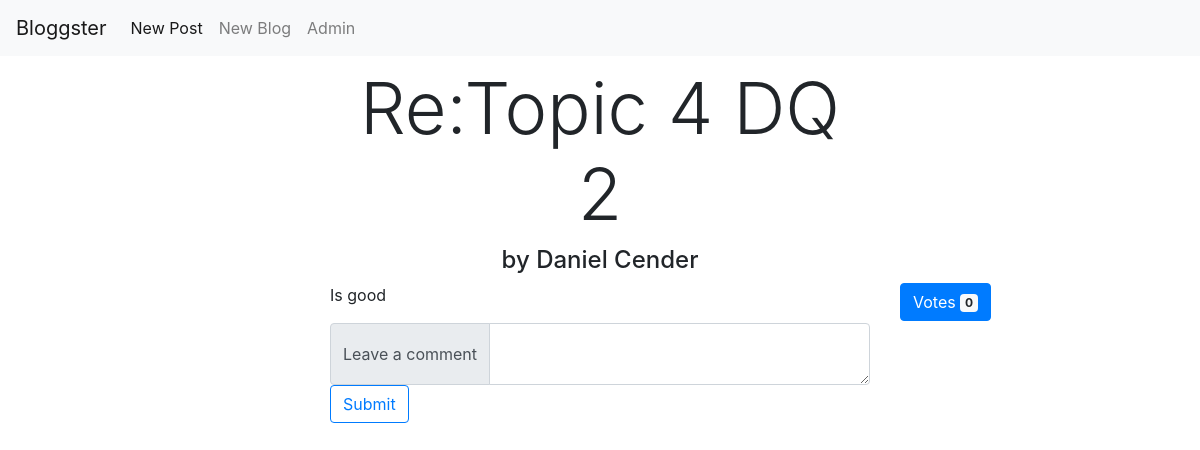
Screenshot of /BloggingPlatform/modules/post/viewPost.php?id=7 with the database file from the repository.
### tables this page shows
CREATE TABLE `post` (
  `ID` int(11) NOT NULL,
  `Title` varchar(200) NOT NULL,
  `Content` text NOT NULL,
  `Author` int(11) NOT NULL,
  `Votes` int(11) DEFAULT '0',
  `BlogID` int(11) DEFAULT NULL
);

### BloggingPlatform/modules/post/viewPost.php (the view, shortened to what this page needs)
<?php
$postId = $_GET["id"];
$conn = dbConnect();
$post = $conn->query("SELECT post.ID,post.Title,post.Content,post.Votes,CONCAT(user.FirstName, ' ',user.LastName) AS Author FROM post INNER JOIN user WHERE post.Author = user.ID AND post.ID = $postId");
$row = $post->fetch_assoc();
$title = $row["Title"];
$content = $row["Content"];
$author = $row["Author"];
$votes = $row["Votes"];
?>
<!DOCTYPE html>
<html lang="en">
<head>
<link rel="stylesheet" type="text/css" href="style.css">
<link rel="stylesheet" href="https://maxcdn.bootstrapcdn.com/bootstrap/4.0.0/css/bootstrap.min.css">
</head>
<body>
<div class="container">
	<div class="row">
		<div class="col-md-3"></div>
		<h1 class="display-3 col-md-6 text-center"><?php echo $title; ?></h1>
		<div class="col-md-3"></div>
	</div>
	<div class="row">
	<div class="col-md-3"></div>
		<h4 class="col-md-6 text-center">by <?php echo $author; ?></h4>
		<div class="col-md-3"></div>
	</div>
	<div class="row">
		<div class="col-md-3"></div>
		<div class="col-md-6">
		<p class=""><?php echo $content; ?></p>
		</div>
		<div class="col-md-3">
		<button type="button" class="btn btn-primary" onClick="upVote()">
  Votes <span id="votes" class="badge badge-light"><?php echo $votes;?></span>
</button>
		</div>
	</div>
	<div class="row">
	<div class="col-sm-3"></div>
	<div class="col-sm-6">
	<form onSubmit="">
		<div class="input-group">
  <div class="input-group-prepend">
    <span class="input-group-text">Leave a comment</span>
  </div>
  <textarea class="form-control" onchange="languageFilter(this.value)" id="comment" aria-label="With textarea"></textarea>
</div>
		<button type="button" id="submit_btn" onclick="saveComment()" class="btn btn-outline-primary">Submit</button>
		</form>
	</div>
	<div class="col-sm-3"></div>
	</div>
</div>
</body>
</html>

### BloggingPlatform/modules/post/style.css (style rules this page uses)
html { font-family: 'Arial'; }

### BloggingPlatform/modules/header/_header.php (style rules this page uses)
body { padding-top: 65px; }

### rows the page displays
post: Title "Re:Topic 4 DQ 2", Content "Is good", Votes "0"

### other values shown
$author "Daniel Cender"
